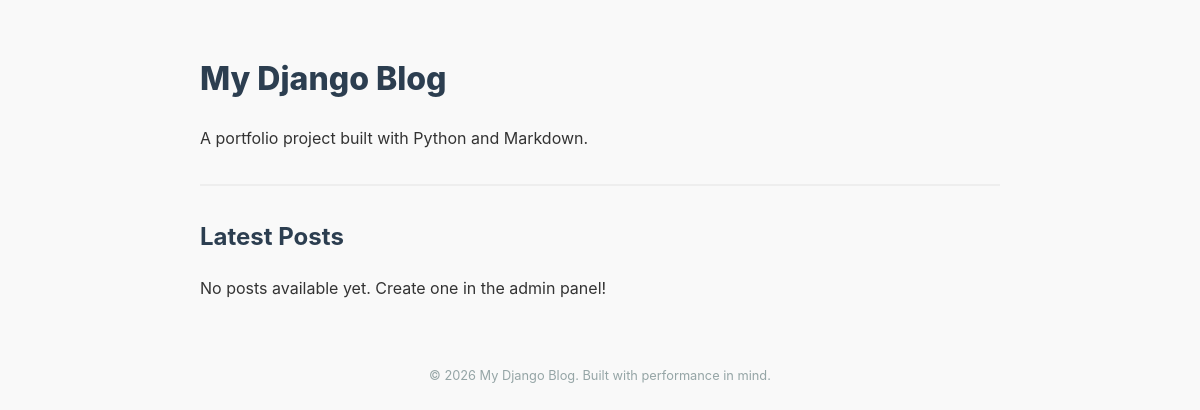
Before: / with the older database file.
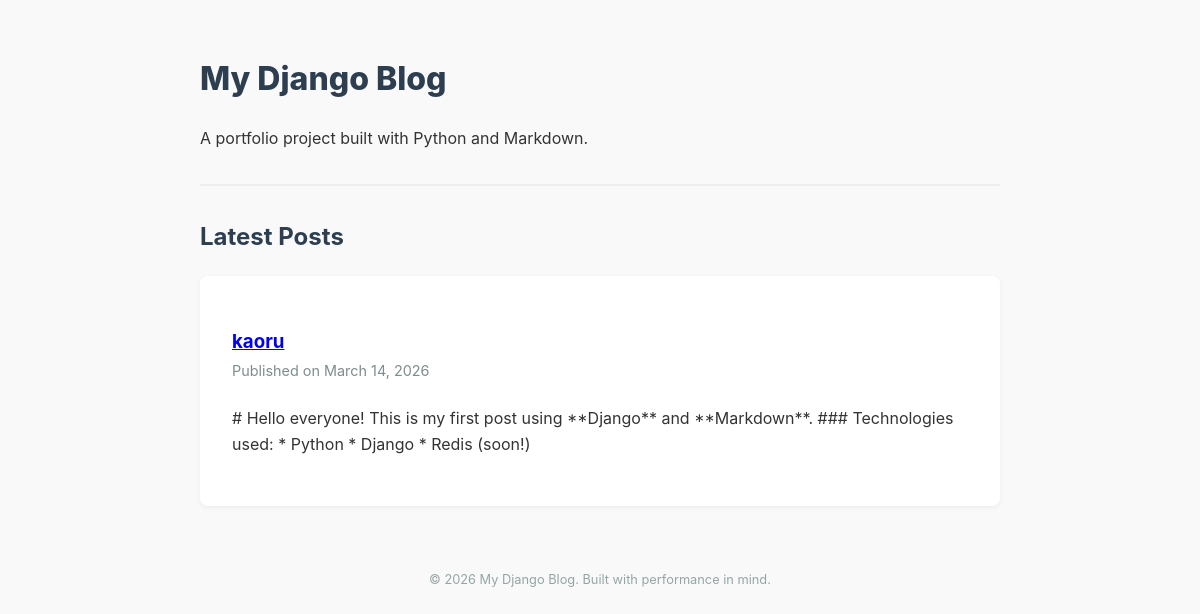
After: the same page with the newer database file.
### blog/models.py (models this page shows, shortened)
class Post(models.Model):
    class Status(models.TextChoices):
        DRAFT = 'DF', 'Draft'
        PUBLISHED = 'PB', 'Published'
    title = models.CharField(max_length=200)
    slug = models.SlugField(max_length=200, unique=True)
    content = models.TextField()
    meta_description = models.CharField(max_length=160, blank=True)
    status = models.CharField(
        max_length=2,
        choices=Status.choices,
        default=Status.DRAFT,
    )
    created_at = models.DateTimeField(auto_now_add=True)
    updated_at = models.DateTimeField(auto_now=True)
    class Meta:
        ordering = ['-created_at']
        indexes = [
            models.Index(fields=['-created_at']),
        ]

### blog/views.py (the view)
# urls.py: path('', views.PostListView.as_view(), name='post_list'),
class PostListView(ListView):
    queryset = Post.objects.filter(status=Post.Status.PUBLISHED)
    context_object_name = 'posts'
    template_name = 'blog/post_list.html'
    paginate_by = 5

### blog/templates/blog/post_list.html (shortened to what this page needs)
{% extends 'blog/base.html' %}
{% block content %}
    <h2>Latest Posts</h2>
    {% for post in posts %}
        <article>
            <h3><a href="{% url 'blog:post_detail' post.slug %}">{{ post.title }}</a></h3>
            <p class="date">Published on {{ post.created_at|date:"F j, Y" }}</p>
            <p>{{ post.content|truncatewords:30 }}</p>
        </article>
    {% empty %}
        <p>No posts available yet. Create one in the admin panel!</p>
    {% endfor %}
{% endblock %}

### blog/templates/blog/base.html (shortened to what this page needs)
{% load static %}
<!DOCTYPE html>
<html lang="en">
<head>
    <link rel="stylesheet" href="{% static 'css/style.css' %}">
</head>
<body>
    <header>
        <h1><a href="{% url 'blog:post_list' %}">My Django Blog</a></h1>
        <p>A portfolio project built with Python and Markdown.</p>
    </header>
    <main>
        {% block content %}
        {% endblock content %}
    </main>
    <footer>
        <p>&copy; 2026 My Django Blog. Built with performance in mind.</p>
    </footer>
</body>
</html>

### static/css/style.css (style rules this page uses)
body { font-family: -apple-system, BlinkMacSystemFont, "Segoe UI", Roboto, Helvetica, Arial, sans-serif; line-height: 1.6; color: #333; max-width: 800px; margin: 0 auto; padding: 2rem; background-color: #f9f9f9; }
header { border-bottom: 2px solid #eee; margin-bottom: 2rem; padding-bottom: 1rem; }
header h1 a { text-decoration: none; color: #2c3e50; font-weight: 800; }
article { background: white; padding: 2rem; border-radius: 8px; box-shadow: 0 2px 5px rgba(0,0,0,0.05); margin-bottom: 2rem; }
h1, h2, h3 { color: #2c3e50; }
.date { color: #7f8c8d; font-size: 0.9rem; margin-top: -1rem; margin-bottom: 1.5rem; }
footer { text-align: center; font-size: 0.8rem; color: #95a5a6; margin-top: 4rem; }

Changed rows visible on the page:
added Post: title "kaoru", created_at "March 14, 2026", content "# Hello everyone! This is my first post using **Django** and **Markdown**. ### Technologies used: * Python * Django * Redis (soon!)"
Other visible differences:
text no longer shown: "No posts available yet. Create one in the admin panel!"
